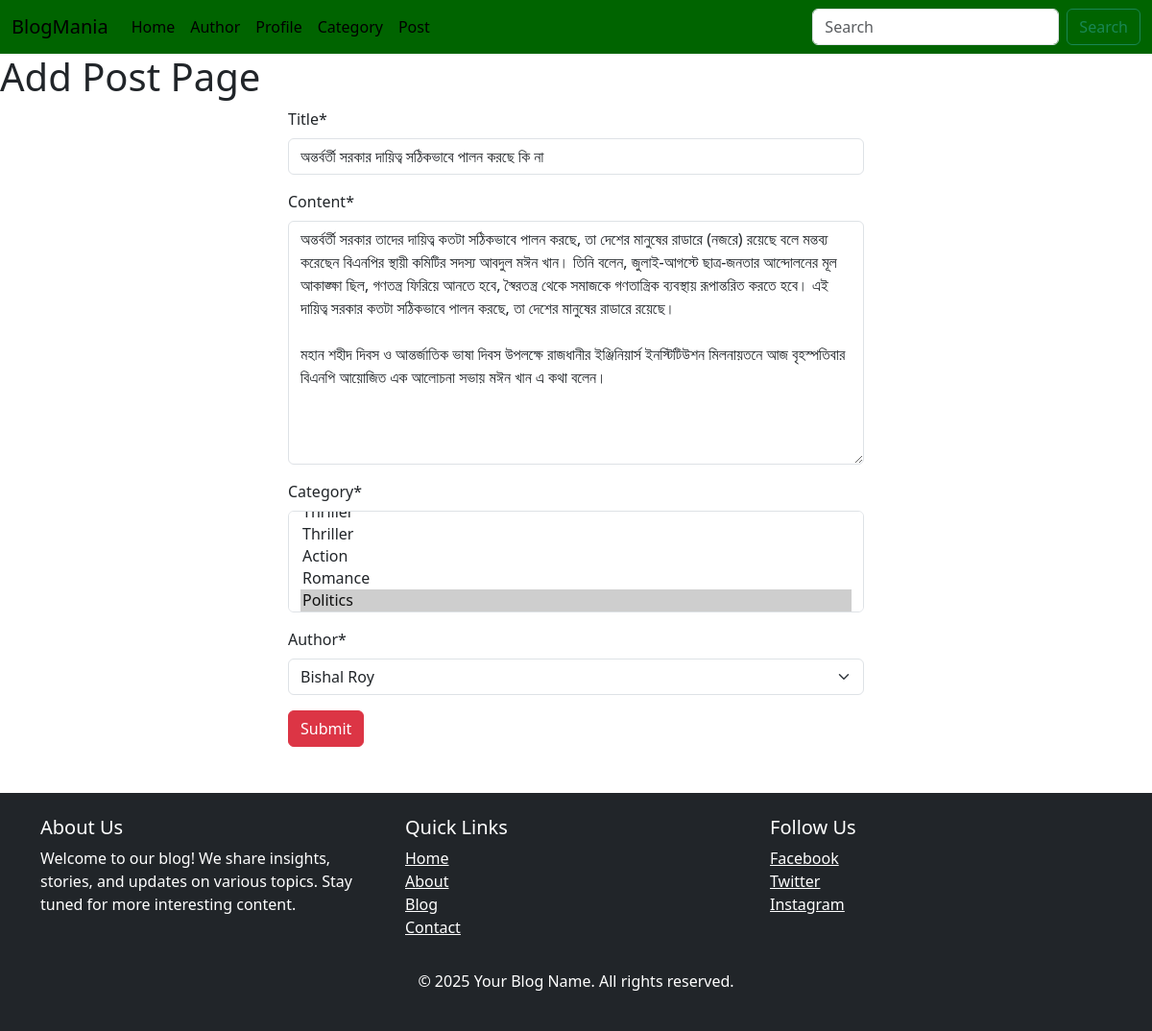
/post/edit/4, run on the app's committed database.
### posts/models.py (models this page shows, shortened)
class Post(models.Model):
    title = models.CharField(max_length=50)
    content = models.TextField()
    category = models.ManyToManyField(category)
    author = models.ForeignKey(Author , on_delete=models.CASCADE)

### posts/views.py (the view)
# urls.py: path('edit/<int:id>',views.edit_post , name = 'edit_post'),
def edit_post(request , id):
    post = models.Post.objects.get(pk = id)
    post_form = PostForm(instance=post)
    if request.method == 'POST':
        post_form = PostForm(request.POST , instance=post)
        if post_form.is_valid():
            post_form.save()
            return redirect("add_post")
    return render(request, 'add_post.html', {'form': post_form})

### posts/forms.py
class PostForm(forms.ModelForm):
    class Meta:
        model = Post
        fields = '__all__'

### author/models.py (called while the page is built)
    def __str__(self):
        return self.name

### categories/models.py (called while the page is built)
    def __str__(self):
        return self.name

### posts/templates/add_post.html (shortened to what this page needs)
{%extends 'base.html'%}
{% block content%}
    {%load crispy_forms_tags%}
    <h1>Add Post Page</h1>
    <form method="post" style="width : 50%; margin: auto">
        {{ form | crispy }}
        <button type="submit" class="btn btn-danger mb-5">Submit</button>
    </form>
{%endblock %}

### data on the page
Post: title "অন্তর্বর্তী সরকার দায়িত্ব সঠিকভাবে পালন করছে কি না", content "অন্তর্বর্তী সরকার তাদের দায়িত্ব কতটা সঠিকভাবে পালন করছে, তা দেশের মানুষের রাডারে (নজরে) রয়েছে বলে মন্তব্য করেছেন বিএনপির স্থায়ী কমিটির সদস্য আবদুল মঈন খান। তিনি বলেন, জুলাই-আগস্টে ছাত্র-জনতার আন্দোলনের মূল আকাঙ্ক্ষা ছিল, গণতন্ত্র ফিরিয়ে আনতে হবে, স্বৈরতন্ত্র থেকে সমাজকে গণতান্ত্রিক ব্যবস্থায় রূপান্তরিত করতে হবে। এই দায়িত্ব সরকার কতটা সঠিকভাবে পালন করছে, তা দেশের মানুষের রাডারে রয়েছে। মহান শহীদ দিবস ও আন্তর্জাতিক ভাষা দিবস উপলক্ষে রাজধানীর ইঞ্জিনিয়ার্স ইনস্টিটিউশন মিলনায়তনে আজ বৃহস্পতিবার বিএনপি আয়োজিত এক আলোচনা সভায় মঈন খান এ কথা বলেন।", author "Bishal Roy"
